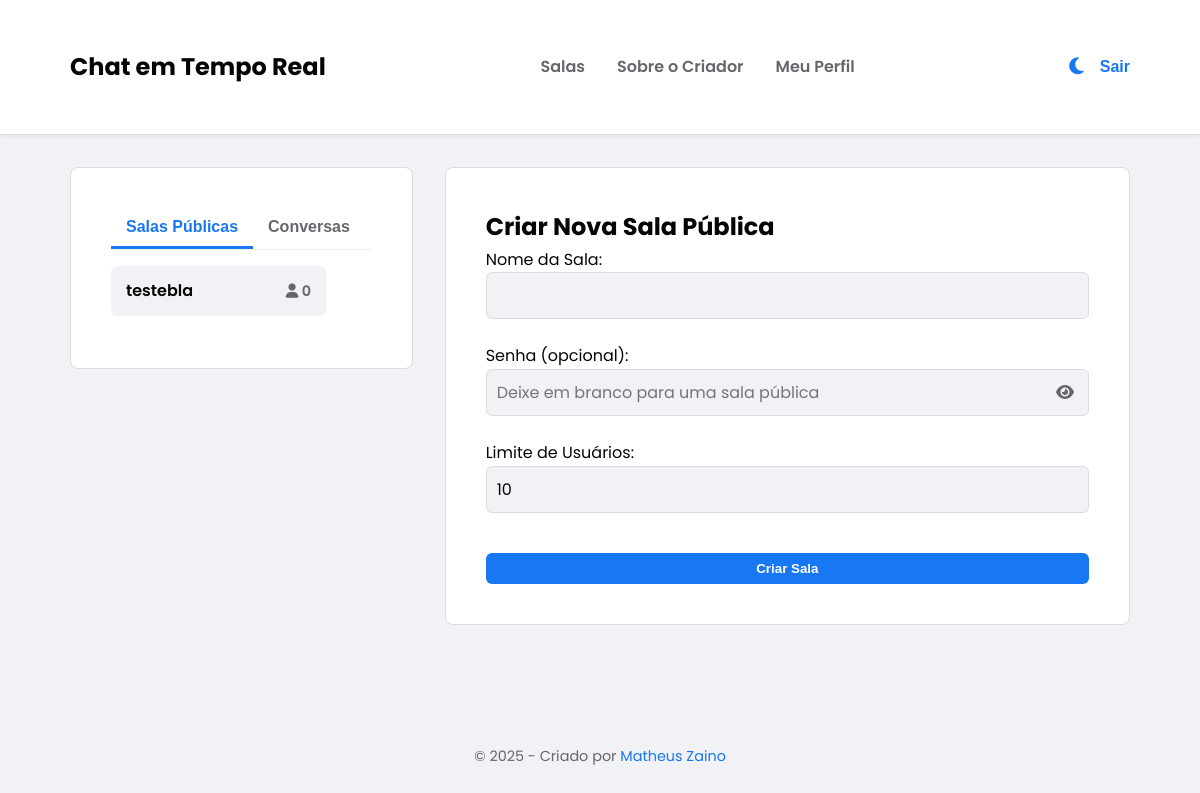
The app's page / (signed in), older data.
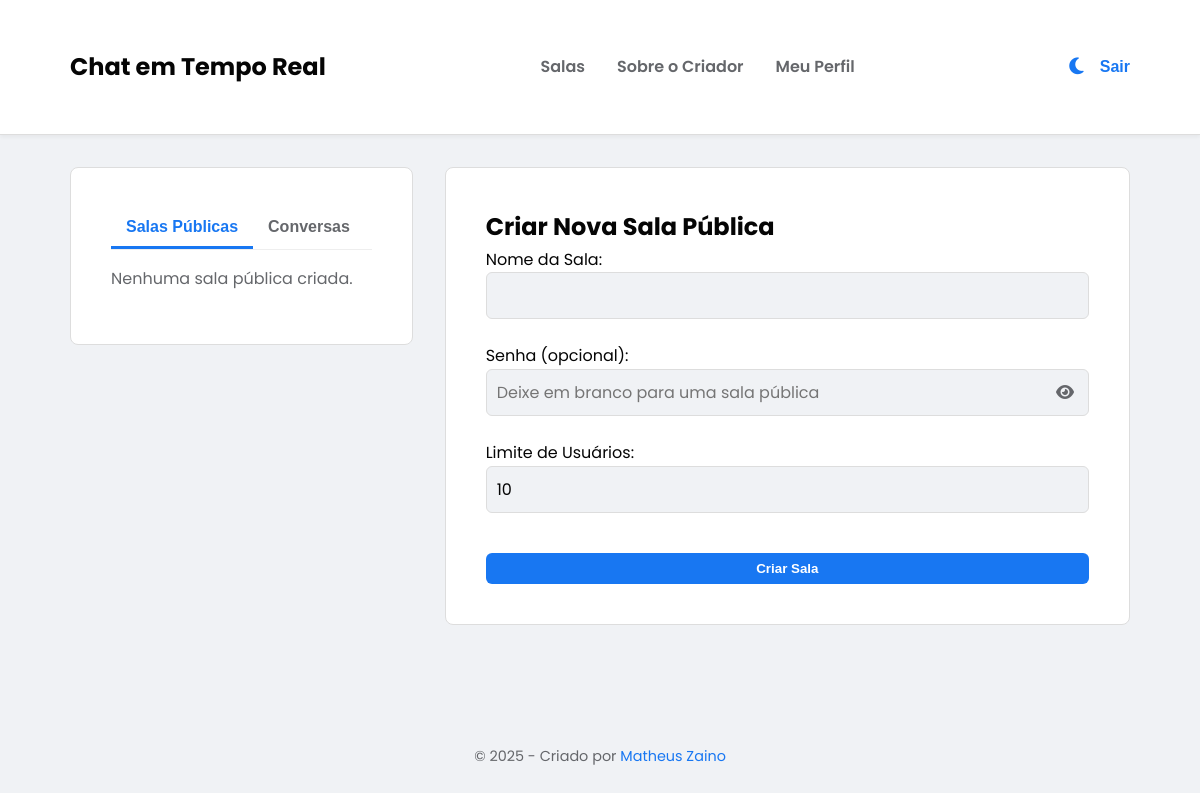
The same page, newer data.
### chat/models.py (models this page shows, shortened)
class ChatRoom(models.Model):
    name = models.CharField(max_length=100, unique=True)
    creator = models.ForeignKey(User, on_delete=models.CASCADE, related_name='created_rooms')
    created_at = models.DateTimeField(auto_now_add=True)
    password = models.CharField(max_length=50, blank=True, null=True)
    user_limit = models.IntegerField(default=10)
    is_muted = models.BooleanField(default=False)
    admins = models.ManyToManyField(User, related_name='admin_of_rooms', blank=True)

### chat/views.py (the view, shortened to what this page needs)
# urls.py: path('', chat_views.index_view, name='index'),
def index_view(request):
    form = RoomCreationForm()
    public_rooms = ChatRoom.objects.all().order_by('-created_at')
    for room in public_rooms:
        safe_name = ''.join(e for e in room.name if e.isalnum() or e in ['-', '_']).lower()
        room.user_count = cache.get(f'chat_{safe_name}', 0)
    private_chats = []
    if request.user.is_authenticated:
        dm_room_names = ChatMessage.objects.filter(
            Q(author=request.user) | Q(room_name__contains=request.user.username)
        ).filter(
            room_name__contains='-'
        ).values_list('room_name', flat=True).distinct()
        for room_name in dm_room_names:
            participants = room_name.split('-')
            other_username = participants[0] if participants[1] == request.user.username else participants[1]
            try:
                other_user_profile = Profile.objects.get(user__username=other_username)
                private_chats.append(other_user_profile)
            except Profile.DoesNotExist:
                continue
    context = {
        'public_rooms': public_rooms,
        'private_chats': private_chats,
        'form': form
    }
    return render(request, 'index.html', context)

### chat/forms.py
class RoomCreationForm(forms.ModelForm):
    class Meta:
        model = ChatRoom
        fields = ['name', 'password', 'user_limit']
        widgets = {
            'password': forms.PasswordInput(render_value=False, attrs={'placeholder': 'Deixe em branco para uma sala pública'}),
        }
        labels = {
            'name': 'Nome da Sala',
            'password': 'Senha (opcional)',
            'user_limit': 'Limite de Usuários'
        }

### templates/index.html (shortened to what this page needs)
{% extends 'base.html' %}
{% load static %}
{% block content %}
<div class="lobby-container">
    <div class="room-list-card">
        <div class="nav-tabs">
            <button class="tab-link active" onclick="openTab(event, 'public-rooms')">Salas Públicas</button>
            <button class="tab-link" onclick="openTab(event, 'private-chats')">Conversas</button>
        </div>
        <div id="public-rooms" class="tab-content" style="display: block;">
            <ul id="room-list" style="list-style: none; padding: 0;">
                {% for room in public_rooms %}
                    <li style="margin-bottom: 0.75rem; display: flex; align-items: center; gap: 10px;">
                        <a href="{% url 'chat:chat-room' room.name %}" class="room-link" style="flex-grow: 1;">
                            <span>{{ room.name }}</span>
                            <span style="display: flex; align-items: center; gap: 8px;">
                                <span style="font-size: 0.9rem; color: var(--text-secondary);"><i class="fas fa-user"></i> {{ room.user_count }}</span>
                            </span>
                        </a>
                        {% if request.user == room.creator %}
                            <form action="{% url 'chat:delete-room' room.name %}" method="POST" onsubmit="return confirm('Tem certeza que deseja deletar esta sala?');">
                                <button type="submit" class="btn" style="background-color: var(--accent); padding: 10px 12px;" title="Deletar Sala">
                                    <i class="fas fa-trash"></i>
                                </button>
                            </form>
                        {% endif %}
                    </li>
                {% empty %}
                    <li style="color: var(--text-secondary);">Nenhuma sala pública criada.</li>
                {% endfor %}
            </ul>
        </div>
    </div>
    <div class="create-room-card">
        <h2>Criar Nova Sala Pública</h2>
        <form method="POST" novalidate>
            {% for field in form %}
                <div class="form-group">
                    {{ field.label_tag }}
                    {{ field }}
                </div>
            {% endfor %}
            <button type="submit" class="btn" style="margin-top: 1rem; width: 100%;">Criar Sala</button>
        </form>
    </div>
</div>
{% endblock %}

### templates/base.html (shortened to what this page needs)
{% load static %}
<!DOCTYPE html>
<html lang="pt-br">
<head>
    <link rel="stylesheet" href="{% static 'css/main.css' %}">
    <link rel="stylesheet" href="https://cdnjs.cloudflare.com/ajax/libs/font-awesome/6.5.2/css/all.min.css">
</head>
<body>
<nav class="navbar">
    <div class="container">
        <a class="navbar-brand" href="{% url 'index' %}">Chat em Tempo Real</a>
        <ul class="navbar-nav main-nav">
            <li class="nav-item"><a href="{% url 'index' %}" class="nav-link">Salas</a></li>
            <li class="nav-item"><a href="{% url 'credits' %}" class="nav-link">Sobre o Criador</a></li>
            {% if user.is_authenticated %}
                <li class="nav-item"><a href="{% url 'profile' %}" class="nav-link">Meu Perfil</a></li>
            {% endif %}
        </ul>
        <div class="user-info">
            <button id="theme-toggle" class="btn-link" title="Mudar tema" style="font-size: 1.2rem;">
                <i class="fas fa-moon"></i>
            </button>
            {% if user.is_authenticated %}
                <form action="{% url 'logout' %}" method="POST" style="display: inline;">
                    <button type="submit" class="btn-link">Sair</button>
                </form>
            {% else %}
                <a href="{% url 'register' %}" class="btn-link">Cadastre-se</a>
                <a href="{% url 'login' %}" class="btn">Entrar</a>
            {% endif %}
        </div>
    </div>
</nav>
    <main class="container">
        {% block content %}{% endblock %}
    </main>
<footer class="main-footer">
    <p>&copy; 2025 - Criado por <a href="{% url 'credits' %}">Matheus Zaino</a></p>
</footer>
</body>
</html>

### static/css/main.css (style rules this page uses)
:root { --bg-main: #f0f2f5; --bg-card: #ffffff; --primary-accent: #1877f2; --text-main: #050505; --text-secondary: #65676b; --border-color: #ddd; --sent-bubble-bg: #0084ff; --sent-bubble-text: white; --received-bubble-bg: #e4e6eb; }
* { margin: 0; padding: 0; box-sizing: border-box; }
html { height: 100%; }
body { font-family: 'Poppins', sans-serif; background-color: var(--bg-main); color: var(--text-main); line-height: 1.6; display: grid; grid-template-rows: auto 1fr auto; min-height: 100vh; transition: background-color 0.3s ease, color 0.3s ease; }
.container { max-width: 1100px; width: 100%; margin: 2rem auto; padding: 0 20px; }
.navbar { background-color: var(--bg-card); padding: 1rem 0; border-bottom: 1px solid var(--border-color); box-shadow: 0 2px 4px rgba(0,0,0,0.05); grid-row: 1 / 2; }
.navbar .container { display: flex; justify-content: space-between; align-items: center; }
.navbar-brand { color: var(--text-main); text-decoration: none; font-size: 1.5rem; font-weight: 700; }
.user-info { display: flex; align-items: center; gap: 1rem; }
.btn { background-color: var(--primary-accent); color: white; padding: 8px 15px; border-radius: 6px; text-decoration: none; border: none; cursor: pointer; font-weight: 600; transition: background-color 0.3s ease; }
.btn-link { background: none; border: none; color: var(--primary-accent); cursor: pointer; text-decoration: none; font-size: 1em; font-weight: 600; }
main.container { grid-row: 2 / 3; }
.main-footer { grid-row: 3 / 4; text-align: center; padding: 2rem 0; color: var(--text-secondary); font-size: 0.9rem; }
.main-footer a { color: var(--primary-accent); text-decoration: none; }
.form-card, .content-card, .room-list-card, .create-room-card { background: var(--bg-card); padding: 2.5rem; border-radius: 8px; border: 1px solid var(--border-color); }
.form-group { margin-bottom: 1.5rem; }
.form-control { width: 100%; padding: 10px; border: 1px solid var(--border-color); border-radius: 6px; font-size: 1rem; font-family: 'Poppins', sans-serif; background-color: var(--bg-main); color: var(--text-main); }
.lobby-container { display: grid; grid-template-columns: 1fr 2fr; gap: 2rem; align-items: flex-start; }
#room-list { list-style: none; padding: 0; }
#room-list li { margin-bottom: 0.75rem; }
.main-nav { list-style: none; display: flex; gap: 2rem; margin: 0; padding: 0; }
.nav-link { color: var(--text-secondary); text-decoration: none; font-weight: 600; transition: color 0.3s ease; }
.nav-tabs { display: flex; border-bottom: 1px solid #eee; margin-bottom: 1rem; }
.tab-link { background-color: transparent; border: none; padding: 10px 15px; cursor: pointer; font-size: 1rem; font-weight: 600; color: #65676b; border-bottom: 3px solid transparent; }
.tab-link.active { color: #1877f2; border-bottom: 3px solid #1877f2; }
.tab-content { display: none; }

Row changes from the older to the newer data that the page shows:
removed ChatRoom: name "testebla", user_count "0"
Text that changed along with them:
text now shown: "Nenhuma sala pública criada."
